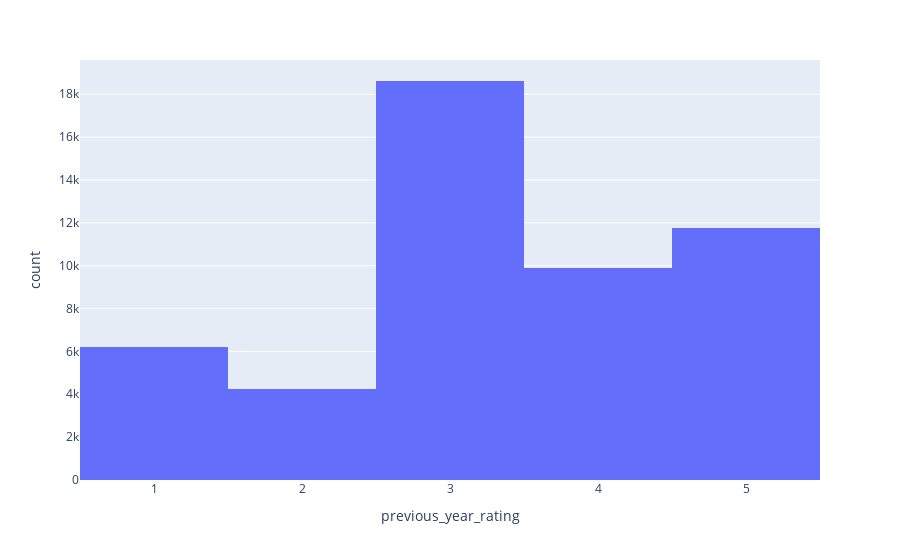

The notebook cell this image was saved under:
### Markdown cell above
### 2.2 Treating "Rating" nulls (`previous_year_rating`)

### Code cell
fig = px.histogram(df, x="previous_year_rating")
fig.show()

### Figure 1 — Plotly figure (JSON) as saved in the notebook; plotly's stock layout.template omitted (floating-point values rounded to 4 significant figures; data arrays with more than 128 entries replaced by an {"elided": "..."} marker saying what was removed)
{"data": [{"alignmentgroup": "True", "bingroup": "x", "hovertemplate": "previous_year_rating=%{x}<br>count=%{y}<extra></extra>", "legendgroup": "", "marker": {"color": "#636efa", "pattern": {"shape": ""}}, "name": "", "offsetgroup": "", "orientation": "v", "showlegend": false, "type": "histogram", "x": {"elided": "54808 int values"}, "xaxis": "x", "yaxis": "y"}], "layout": {"barmode": "relative", "legend": {"tracegroupgap": 0}, "margin": {"t": 60}, "xaxis": {"anchor": "y", "domain": [0, 1], "title": {"text": "previous_year_rating"}}, "yaxis": {"anchor": "x", "domain": [0, 1], "title": {"text": "count"}}}}
